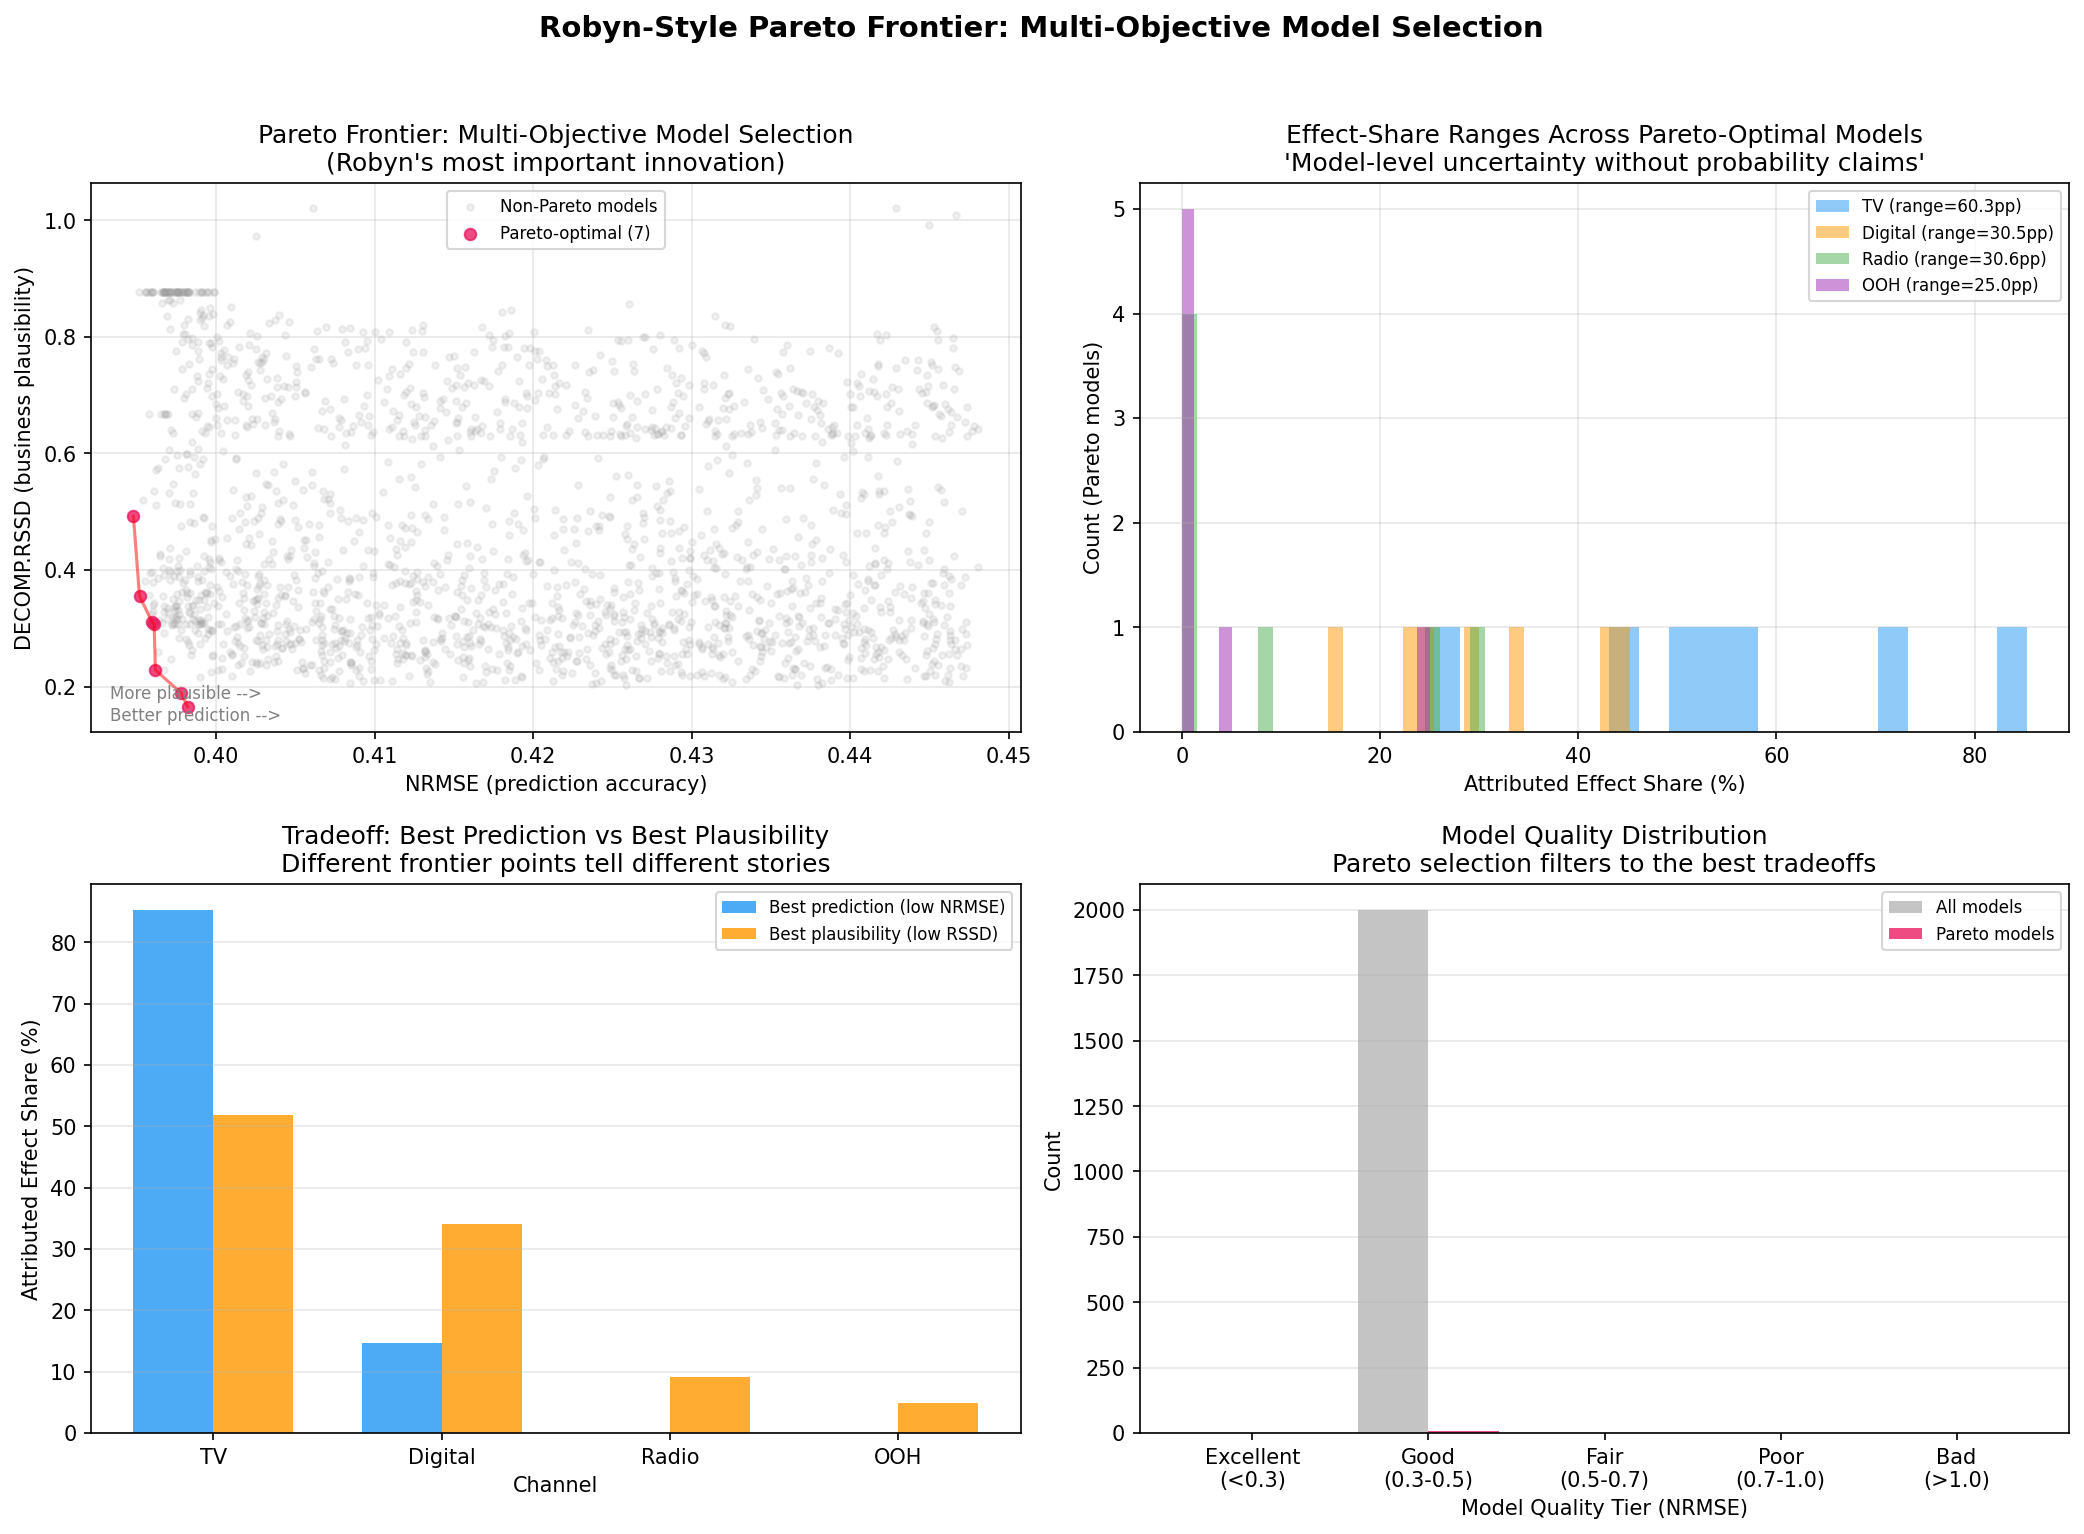

Python code for this plot:
"""
09 - Pareto Frontier: Robyn-Style Multi-Objective Model Selection
==================================================================
Research Point (Section 11 / report Section 4):
  Robyn's multi-objective optimization is "genuinely innovative":
    1. NRMSE: How well does the model predict? (Lower = better)
    2. DECOMP.RSSD: How business-plausible is the decomposition? (Lower = better)
    3. MAPE.LIFT (optional): How well does the model match experiments?

  "This generates a Pareto frontier of models that represent different
   tradeoffs. A model with perfect prediction might have implausible
   decompositions. A model with perfect business alignment might have
   poor prediction."

  "Robyn generates thousands of Pareto-optimal models and presents the
   range of estimates across them. This is arguably MORE HONEST for
   business communication: 'Here are several plausible models. TV's
   attributed effect share ranges from X% to Y% across them.'"

This script demonstrates:
  1. Generate models with varying hyperparameters
  2. Compute NRMSE and DECOMP.RSSD for each
  3. Find the Pareto frontier
  4. Show model-level uncertainty across Pareto-optimal solutions
"""

import numpy as np
import matplotlib.pyplot as plt

from demo_utils import finalize_figure

np.random.seed(42)


def hill_function(x, ec, slope):
    """Hill saturation function."""
    return x**slope / (ec**slope + x**slope)


def geometric_adstock(x, decay):
    """Geometric adstock."""
    result = np.zeros_like(x, dtype=float)
    result[0] = x[0]
    for t in range(1, len(x)):
        result[t] = x[t] + decay * result[t - 1]
    return result


def compute_nrmse(y_true, y_pred):
    """Normalized RMSE."""
    rmse = np.sqrt(np.mean((y_true - y_pred) ** 2))
    return rmse / y_true.std()


def compute_decomp_rssd(effect_share, spend_share):
    """Root sum squared distance between effect share and spend share."""
    return np.sqrt(np.sum((effect_share - spend_share) ** 2))


def is_pareto_optimal(costs):
    """Find Pareto-optimal points (minimize all objectives)."""
    n = costs.shape[0]
    is_efficient = np.ones(n, dtype=bool)
    for i in range(n):
        for j in range(n):
            if i != j:
                if np.all(costs[j] <= costs[i]) and np.any(costs[j] < costs[i]):
                    is_efficient[i] = False
                    break
    return is_efficient


# ══════════════════════════════════════════════════════════════════════════
# GENERATE SYNTHETIC MMM DATA
# ══════════════════════════════════════════════════════════════════════════

n_weeks = 156  # 3 years
n_channels = 4
channel_names = ["TV", "Digital", "Radio", "OOH"]

# True parameters
true_betas = np.array([2.5, 1.8, 0.8, 0.5])
true_decays = np.array([0.7, 0.3, 0.5, 0.2])
true_ecs = np.array([50, 30, 40, 25])
true_slopes = np.array([2.0, 1.5, 2.5, 1.0])

# Generate spend data
spend = np.column_stack(
    [
        50
        + 20 * np.sin(2 * np.pi * np.arange(n_weeks) / 52)
        + np.random.normal(0, 10, n_weeks),
        30
        + 10 * np.sin(2 * np.pi * np.arange(n_weeks) / 52 + 1)
        + np.random.normal(0, 8, n_weeks),
        20
        + 5 * np.sin(2 * np.pi * np.arange(n_weeks) / 52 + 2)
        + np.random.normal(0, 5, n_weeks),
        15
        + 3 * np.sin(2 * np.pi * np.arange(n_weeks) / 52 + 0.5)
        + np.random.normal(0, 4, n_weeks),
    ]
)
spend = np.maximum(spend, 1)

# Compute true contributions
true_contributions = np.zeros((n_weeks, n_channels))
for ch in range(n_channels):
    adstocked = geometric_adstock(spend[:, ch], true_decays[ch])
    saturated = hill_function(adstocked, true_ecs[ch], true_slopes[ch])
    true_contributions[:, ch] = true_betas[ch] * saturated

# Generate target
baseline = 200 + 0.5 * np.arange(n_weeks)  # trend
seasonality = 20 * np.sin(2 * np.pi * np.arange(n_weeks) / 52)
noise = np.random.normal(0, 10, n_weeks)
y = baseline + seasonality + true_contributions.sum(axis=1) + noise

# Spend shares
total_spend = spend.sum(axis=0)
spend_share = total_spend / total_spend.sum()


# ══════════════════════════════════════════════════════════════════════════
# GENERATE MANY MODELS (varying hyperparameters)
# ══════════════════════════════════════════════════════════════════════════

print("=" * 70)
print("Generating 2000 models with varying hyperparameters...")
print("=" * 70)

n_models = 2000
model_nrmse = np.zeros(n_models)
model_rssd = np.zeros(n_models)
model_effect_share = np.zeros((n_models, n_channels))
model_contributions = np.zeros((n_models, n_channels))

for m in range(n_models):
    # Random hyperparameters
    decays = np.clip(true_decays + np.random.normal(0, 0.2, n_channels), 0.01, 0.99)
    ecs = np.clip(true_ecs + np.random.normal(0, 15, n_channels), 5, 150)
    slopes = np.clip(true_slopes + np.random.normal(0, 0.8, n_channels), 0.3, 5.0)

    # Transform media
    X_transformed = np.zeros((n_weeks, n_channels))
    for ch in range(n_channels):
        adstocked = geometric_adstock(spend[:, ch], decays[ch])
        X_transformed[:, ch] = hill_function(adstocked, ecs[ch], slopes[ch])

    # Add baseline features
    X_full = np.column_stack(
        [
            np.ones(n_weeks),
            np.arange(n_weeks),
            np.sin(2 * np.pi * np.arange(n_weeks) / 52),
            np.cos(2 * np.pi * np.arange(n_weeks) / 52),
            X_transformed,
        ]
    )

    # Ridge regression (like Robyn)
    lambda_ridge = np.random.uniform(1, 50)
    XtX = X_full.T @ X_full
    I = np.eye(XtX.shape[0])
    I[0, 0] = 0  # don't penalize intercept
    betas = np.linalg.solve(XtX + lambda_ridge * I, X_full.T @ y)

    y_pred = X_full @ betas
    media_betas = betas[4:]

    # Compute metrics
    model_nrmse[m] = compute_nrmse(y, y_pred)

    # Effect share (from media contributions)
    contributions = np.zeros(n_channels)
    for ch in range(n_channels):
        contributions[ch] = max(0, media_betas[ch]) * X_transformed[:, ch].sum()

    total_effect = contributions.sum()
    if total_effect > 0:
        effect_share = contributions / total_effect
    else:
        effect_share = np.ones(n_channels) / n_channels

    model_rssd[m] = compute_decomp_rssd(effect_share, spend_share)
    model_effect_share[m] = effect_share
    model_contributions[m] = contributions


# ══════════════════════════════════════════════════════════════════════════
# FIND PARETO FRONTIER
# ══════════════════════════════════════════════════════════════════════════

costs = np.column_stack([model_nrmse, model_rssd])
pareto_mask = is_pareto_optimal(costs)
n_pareto = pareto_mask.sum()

print(f"\nTotal models: {n_models}")
print(f"Pareto-optimal models: {n_pareto}")

# Sort pareto models by NRMSE
pareto_idx = np.where(pareto_mask)[0]
pareto_sorted = pareto_idx[np.argsort(model_nrmse[pareto_idx])]


# ══════════════════════════════════════════════════════════════════════════
# REPORT PARETO MODEL EFFECT-SHARE RANGES
# ══════════════════════════════════════════════════════════════════════════

print("\n" + "=" * 70)
print("Effect-Share Ranges Across Pareto-Optimal Models")
print("=" * 70)

print(
    f"\n{'Channel':<10} {'Min Share':>10} {'Median':>10} {'Max Share':>10} {'Range':>10}"
)
print("-" * 50)
for ch in range(n_channels):
    effect_pareto = model_effect_share[pareto_mask, ch]
    if len(effect_pareto) > 0:
        print(
            f"{channel_names[ch]:<10} {np.min(effect_pareto) * 100:>9.1f}% "
            f"{np.median(effect_pareto) * 100:>9.1f}% {np.max(effect_pareto) * 100:>9.1f}% "
            f"{(np.max(effect_pareto) - np.min(effect_pareto)) * 100:>8.1f}pp"
        )

print()
print("  -> 'Here are several plausible models that all fit reasonably well.")
print("     TV's attributed effect share ranges from X% to Y% across them.'")
print("     This communicates uncertainty without making probability claims")
print("     that depend on prior choices.")


# ══════════════════════════════════════════════════════════════════════════
# FRONTIER ENDPOINTS: PREDICTION-FIRST vs PLAUSIBILITY-FIRST
# ══════════════════════════════════════════════════════════════════════════

print("\n" + "=" * 70)
print("Two Legitimate Frontier Endpoints")
print("=" * 70)

best_nrmse_idx = pareto_sorted[0]
best_rssd_idx = pareto_sorted[-1]
for label, idx in [
    ("Prediction-first point", best_nrmse_idx),
    ("Plausibility-first point", best_rssd_idx),
]:
    shares = model_effect_share[idx] * 100
    print(f"\n  {label}:")
    print(f"    NRMSE = {model_nrmse[idx]:.3f}")
    print(f"    DECOMP.RSSD = {model_rssd[idx]:.3f}")
    print(
        "    Effect shares = "
        + ", ".join(
            f"{channel_names[ch]} {shares[ch]:.1f}%" for ch in range(n_channels)
        )
    )


# ══════════════════════════════════════════════════════════════════════════
# VISUALIZATION
# ══════════════════════════════════════════════════════════════════════════

fig, axes = plt.subplots(2, 2, figsize=(14, 10))

# Panel A: Pareto frontier
axes[0, 0].scatter(
    model_nrmse[~pareto_mask],
    model_rssd[~pareto_mask],
    alpha=0.15,
    s=10,
    c="#9E9E9E",
    label="Non-Pareto models",
)
axes[0, 0].scatter(
    model_nrmse[pareto_mask],
    model_rssd[pareto_mask],
    alpha=0.8,
    s=30,
    c="#E91E63",
    label=f"Pareto-optimal ({n_pareto})",
)
# Connect Pareto points
pareto_nrmse = model_nrmse[pareto_sorted]
pareto_rssd = model_rssd[pareto_sorted]
axes[0, 0].plot(pareto_nrmse, pareto_rssd, "r-", linewidth=1.5, alpha=0.5)
axes[0, 0].set_xlabel("NRMSE (prediction accuracy)")
axes[0, 0].set_ylabel("DECOMP.RSSD (business plausibility)")
axes[0, 0].set_title(
    "Pareto Frontier: Multi-Objective Model Selection\n(Robyn's most important innovation)"
)
axes[0, 0].legend(fontsize=8)
axes[0, 0].grid(alpha=0.3)
axes[0, 0].annotate(
    "Better prediction -->",
    xy=(0.02, 0.02),
    xycoords="axes fraction",
    fontsize=8,
    color="gray",
)
axes[0, 0].annotate(
    "More plausible -->",
    xy=(0.02, 0.06),
    xycoords="axes fraction",
    fontsize=8,
    color="gray",
    rotation=0,
)

# Panel B: ROAS distributions across Pareto models
for ch, color in zip(range(n_channels), ["#2196F3", "#FF9800", "#4CAF50", "#9C27B0"]):
    effect_pareto = model_effect_share[pareto_mask, ch] * 100
    if len(effect_pareto) > 0:
        axes[0, 1].hist(
            effect_pareto,
            bins=20,
            alpha=0.5,
            color=color,
            label=f"{channel_names[ch]} (range={effect_pareto.max() - effect_pareto.min():.1f}pp)",
        )

axes[0, 1].set_xlabel("Attributed Effect Share (%)")
axes[0, 1].set_ylabel("Count (Pareto models)")
axes[0, 1].set_title(
    "Effect-Share Ranges Across Pareto-Optimal Models\n'Model-level uncertainty without probability claims'"
)
axes[0, 1].legend(fontsize=8)
axes[0, 1].grid(alpha=0.3)

# Panel C: Tradeoff illustration -- two specific models
contributions_best_pred = model_effect_share[best_nrmse_idx] * 100
contributions_best_plaus = model_effect_share[best_rssd_idx] * 100

x_pos = np.arange(n_channels)
width = 0.35
axes[1, 0].bar(
    x_pos - width / 2,
    contributions_best_pred,
    width,
    label="Best prediction (low NRMSE)",
    color="#2196F3",
    alpha=0.8,
)
axes[1, 0].bar(
    x_pos + width / 2,
    contributions_best_plaus,
    width,
    label="Best plausibility (low RSSD)",
    color="#FF9800",
    alpha=0.8,
)
axes[1, 0].set_xlabel("Channel")
axes[1, 0].set_ylabel("Attributed Effect Share (%)")
axes[1, 0].set_title(
    "Tradeoff: Best Prediction vs Best Plausibility\nDifferent frontier points tell different stories"
)
axes[1, 0].set_xticks(x_pos)
axes[1, 0].set_xticklabels(channel_names)
axes[1, 0].legend(fontsize=8)
axes[1, 0].grid(axis="y", alpha=0.3)

# Panel D: Model count by NRMSE quality tier
nrmse_bins = [0, 0.3, 0.5, 0.7, 1.0, 2.0]
tier_labels = [
    "Excellent\n(<0.3)",
    "Good\n(0.3-0.5)",
    "Fair\n(0.5-0.7)",
    "Poor\n(0.7-1.0)",
    "Bad\n(>1.0)",
]
tier_colors = ["#4CAF50", "#8BC34A", "#FFC107", "#FF9800", "#F44336"]

counts_all = np.histogram(model_nrmse, bins=nrmse_bins)[0]
counts_pareto = np.histogram(model_nrmse[pareto_mask], bins=nrmse_bins)[0]

x_tiers = np.arange(len(tier_labels))
axes[1, 1].bar(
    x_tiers - 0.2, counts_all, 0.4, label="All models", color="#9E9E9E", alpha=0.6
)
axes[1, 1].bar(
    x_tiers + 0.2, counts_pareto, 0.4, label="Pareto models", color="#E91E63", alpha=0.8
)
axes[1, 1].set_xlabel("Model Quality Tier (NRMSE)")
axes[1, 1].set_ylabel("Count")
axes[1, 1].set_title(
    "Model Quality Distribution\nPareto selection filters to the best tradeoffs"
)
axes[1, 1].set_xticks(x_tiers)
axes[1, 1].set_xticklabels(tier_labels)
axes[1, 1].legend(fontsize=8)
axes[1, 1].grid(axis="y", alpha=0.3)

plt.suptitle(
    "Robyn-Style Pareto Frontier: Multi-Objective Model Selection",
    fontsize=14,
    fontweight="bold",
    y=1.02,
)
plt.tight_layout()
finalize_figure("09_pareto_frontier.png", fig=fig)

print("\nKEY TAKEAWAY:")
print("  Robyn's Pareto frontier is a genuinely innovative approach to model")
print("  selection. By showing the RANGE of estimates across plausible models,")
print("  it communicates uncertainty without making probability claims that")
print("  depend on prior choices. 'Here are plausible models. TV gets between")
print("  X% and Y% of attributed media effect.' That is the part this demo")
print("  can defend directly from the simulated Pareto frontier.")
